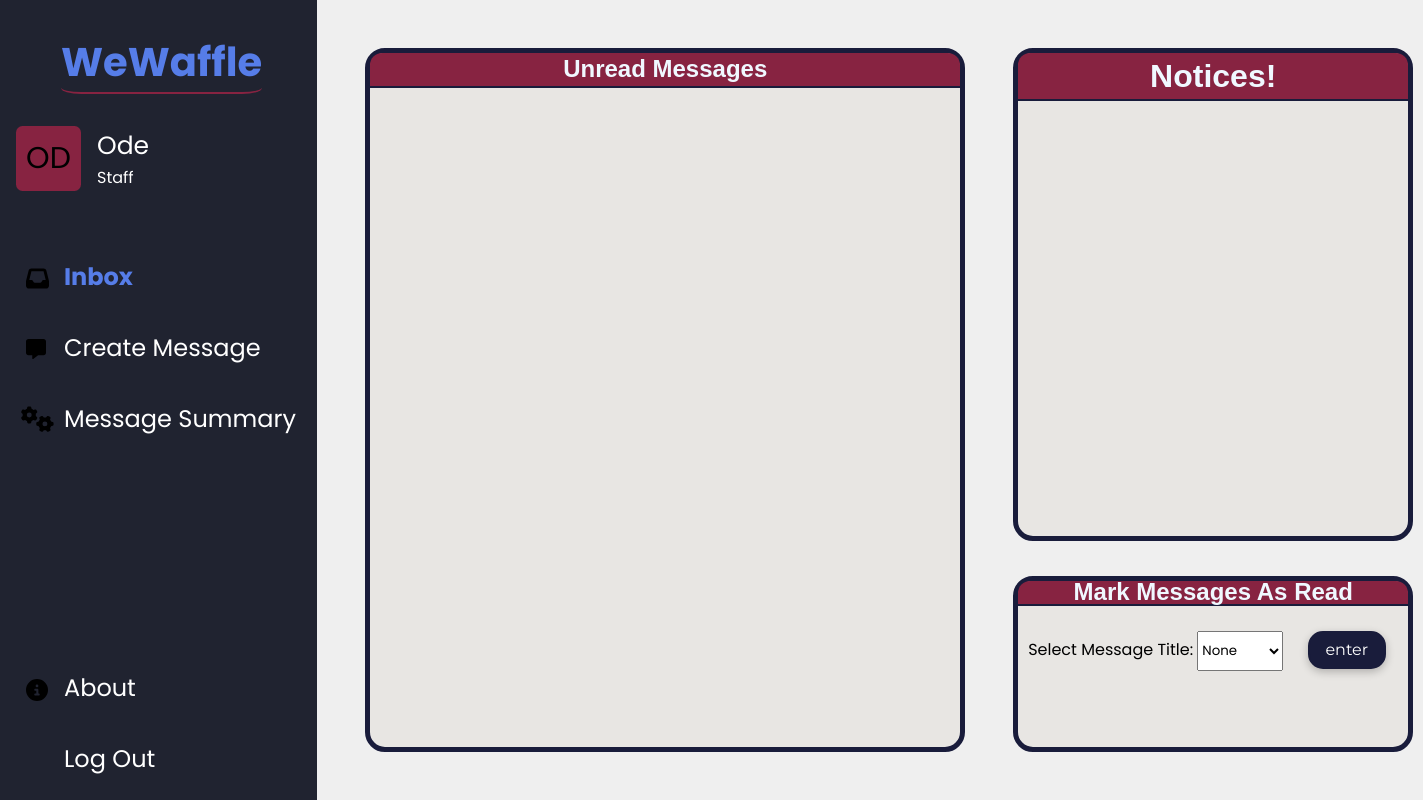
Before: /message.php (signed in) with the older database file.
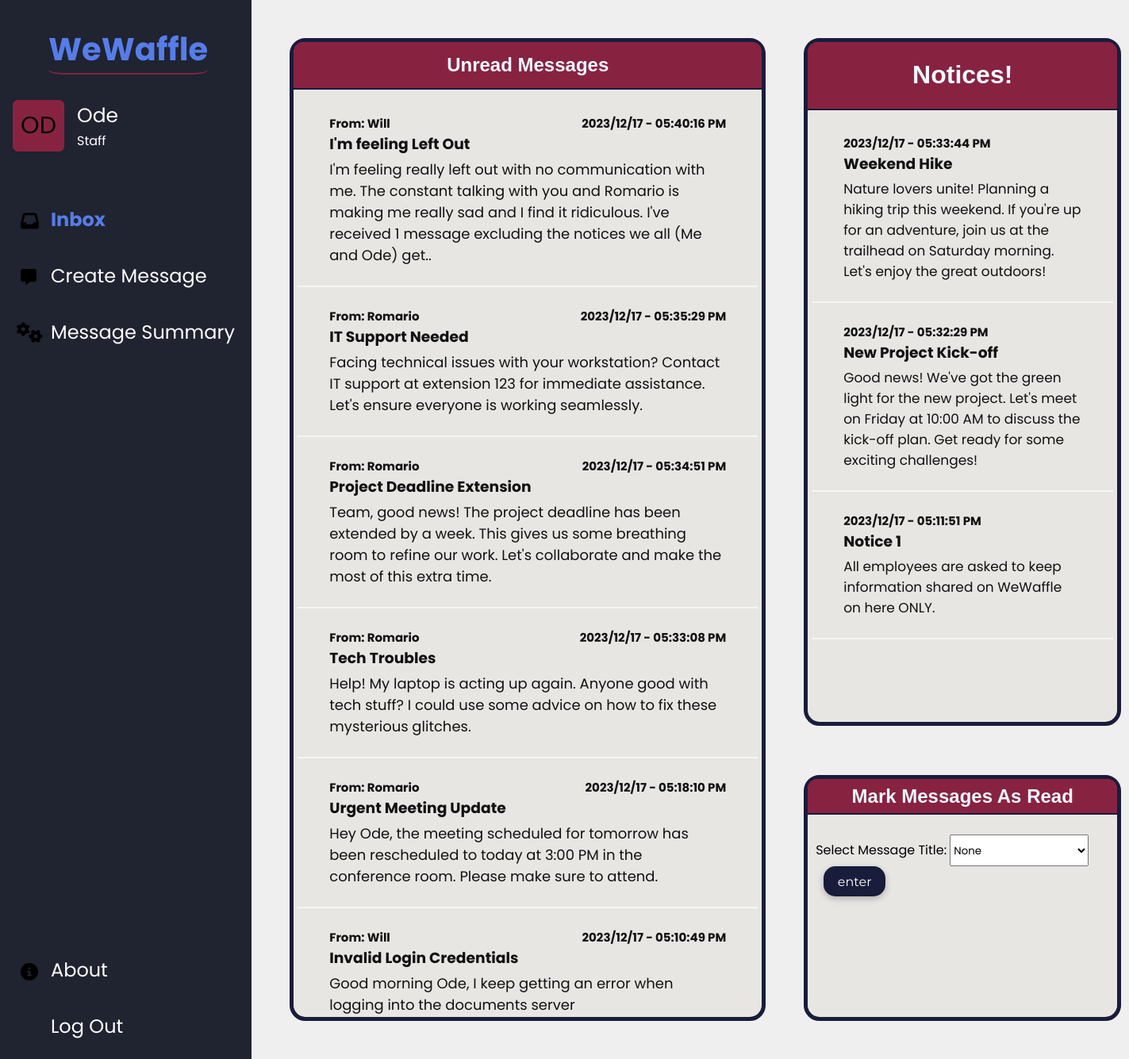
After: the same page with the newer database file.
### tables this page shows
CREATE TABLE `message` (
  `sender` varchar(30) NOT NULL,
  `receiver` varchar(30) NOT NULL,
  `messageTitle` varchar(70) NOT NULL,
  `message` varchar(255) NOT NULL,
  `datesent` datetime NOT NULL DEFAULT '0000-00-00 00:00:00' ON UPDATE current_timestamp(),
  `status` varchar(10) NOT NULL DEFAULT 'unread'
);

### message.php (the view, shortened to what the changed rows need)
<?php
$conn = mysqli_connect("localhost", "root", "", "wewafflesystem");
if (!isset($_SESSION['loggedIn'])) {
    $username = $_POST['username'];
    $password = $_POST['password'];
} else {
    $username = $_SESSION['username'];
}
?>
<!DOCTYPE html>
<html lang="en">
<head>
    <link rel="stylesheet" href="styles.css">
</head>
<body>
    <div class="message-container">
        <div class="message-body">
            <div class="inbox-left">
                <div class="inbox-header">
                    <h2> Unread Messages </h2>
                </div>
                <div class="inbox-messages-holder">
                <?php
                    $getmessages = mysqli_query($conn,"SELECT * FROM message WHERE receiver='$username' AND status='unread' ORDER BY datesent DESC");
                        if ($getmessages->num_rows > 0){
                            while($rowMsg=$getmessages->fetch_assoc()){
                                $dateTimeFromDatabase = $rowMsg['datesent'];
                                $dateObject = new DateTime($dateTimeFromDatabase);
                                $timeIn12HourFormat = $dateObject->format('h:i:s A');
                                $dateInYYYYMMDDFormat = $dateObject->format('Y/m/d');
                                echo"
                                        <div class='inbox-messages'>
                                            <div class='message-info'>
                                                <div class='sender'>
                                                    <p>From: ".$rowMsg['sender']."</p>
                                                </div>
                                                <div class='date'>
                                                    <h4>".$dateInYYYYMMDDFormat." - ".$timeIn12HourFormat ."</h4>
                                                </div>
                                            </div>
                                            <div class ='message-title'>
                                                <h3> ".$rowMsg['messageTitle']."</h3>
                                            </div>
                                            <div class ='message-content'>
                                                <p> ".$rowMsg['message']." </p>
                                            </div>
                                        </div>";
                            }
                        }
                ?>
                </div>
            </div>
            <div class="inbox-right">
                <div class="notices">
                    <div class="notices-header">
                        <h1> Notices! </h1>
                    </div>
                    <div class="notices-messages-holder">
                    <?php
                        $getmessages = mysqli_query($conn,"SELECT * FROM message WHERE receiver='everyone' ORDER BY datesent DESC");
                            if ($getmessages->num_rows > 0){
                                while($rowMsg=$getmessages->fetch_assoc()){
                                    $dateTimeFromDatabase = $rowMsg['datesent'];
                                    $dateObject = new DateTime($dateTimeFromDatabase);
                                    $timeIn12HourFormat = $dateObject->format('h:i:s A');
                                    $dateInYYYYMMDDFormat = $dateObject->format('Y/m/d');
                                    echo"
                                            <div class='notice-messages'>
                                                <div class='notice-info'>
                                                    <div class='date'>
                                                        <h4>".$dateInYYYYMMDDFormat." - ".$timeIn12HourFormat ."</h4>
                                                    </div>
                                                </div>
                                                <div class ='notice-title'>
                                                    <h3> ".$rowMsg['messageTitle']."</h3>
                                                </div>
                                                <div class ='notice-content'>
                                                    <p> ".$rowMsg['message']." </p>
                                                </div>
                                            </div>";
                                }
                            }
                    ?>
                    </div>
                </div>
                <div class="mark-read">
                    <div class="mark-read-header">
                        <h2> Mark Messages As Read </h2>
                    </div>
                </div>
           </div>
        </div>
    </div>
</body>
</html>

Changed rows visible on the page:
added message: sender "Will", datesent "2023/12/17", datesent "05:40:16 PM", messageTitle "I'm feeling Left Out", message "I'm feeling really left out with no communication with me. The constant talking with you and Romario is making me really sad and I find it ridiculous. I've received 1 message excluding the notices we all (Me and Ode) get..", shown under "Unread Messages"
added message: sender "Romario", datesent "2023/12/17", datesent "05:35:29 PM", messageTitle "IT Support Needed", message "Facing technical issues with your workstation? Contact IT support at extension 123 for immediate assistance. Let's ensure everyone is working seamlessly.", shown under "Unread Messages"
added message: sender "Romario", datesent "2023/12/17", datesent "05:34:51 PM", messageTitle "Project Deadline Extension", message "Team, good news! The project deadline has been extended by a week. This gives us some breathing room to refine our work. Let's collaborate and make the most of this extra time.", shown under "Unread Messages"
added message: sender "Romario", datesent "2023/12/17", datesent "05:33:08 PM", messageTitle "Tech Troubles", message "Help! My laptop is acting up again. Anyone good with tech stuff? I could use some advice on how to fix these mysterious glitches.", shown under "Unread Messages"
added message: sender "Romario", datesent "2023/12/17", datesent "05:18:10 PM", messageTitle "Urgent Meeting Update", message "Hey Ode, the meeting scheduled for tomorrow has been rescheduled to today at 3:00 PM in the conference room. Please make sure to attend.", shown under "Unread Messages"
added message: sender "Will", datesent "2023/12/17", datesent "05:10:49 PM", messageTitle "Invalid Login Credentials", message "Good morning Ode, I keep getting an error when logging into the documents server", shown under "Unread Messages"
added message: datesent "2023/12/17", datesent "05:33:44 PM", messageTitle "Weekend Hike", message "Nature lovers unite! Planning a hiking trip this weekend. If you're up for an adventure, join us at the trailhead on Saturday morning. Let's enjoy the great outdoors!", shown under "Notices!"
added message: datesent "2023/12/17", datesent "05:32:29 PM", messageTitle "New Project Kick-off", message "Good news! We've got the green light for the new project. Let's meet on Friday at 10:00 AM to discuss the kick-off plan. Get ready for some exciting challenges!", shown under "Notices!"
added message: datesent "2023/12/17", datesent "05:11:51 PM", messageTitle "Notice 1", message "All employees are asked to keep information shared on WeWaffle on here ONLY.", shown under "Notices!"
